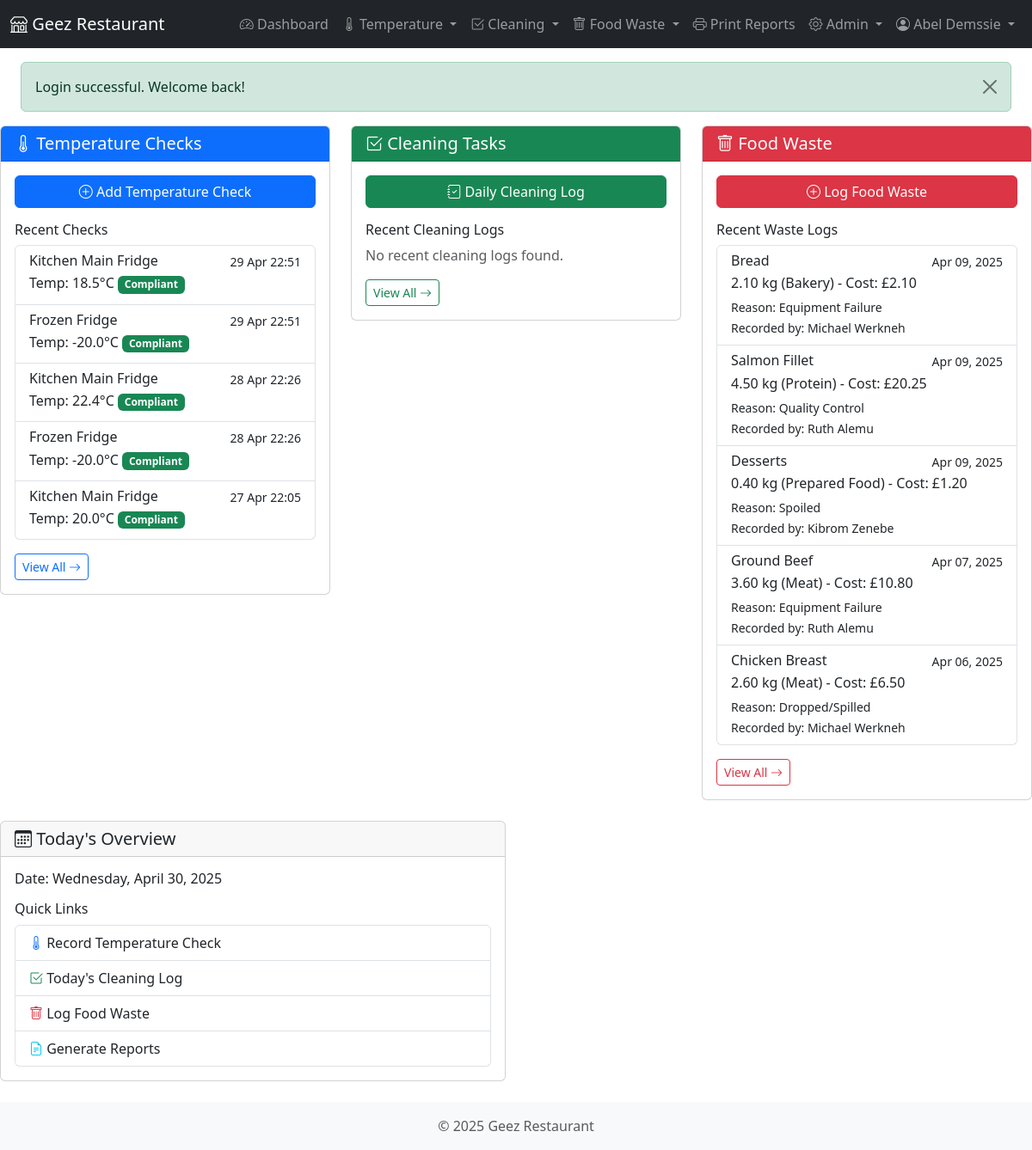
/dashboard.php (signed in), run on the app's committed database.
### tables this page shows
CREATE TABLE `temperature_checks` (
  `check_id` int(11) NOT NULL,
  `equipment_id` int(11) NOT NULL,
  `temperature` decimal(5,1) NOT NULL,
  `is_compliant` tinyint(1) NOT NULL,
  `corrective_action` text DEFAULT NULL,
  `check_date` date NOT NULL,
  `check_time` time NOT NULL,
  `checked_by_user_id` int(11) NOT NULL,
  `created_at` datetime NOT NULL,
  `updated_at` datetime DEFAULT NULL
);

CREATE TABLE `equipment` (
  `equipment_id` int(11) NOT NULL,
  `name` varchar(100) NOT NULL,
  `location` varchar(100) NOT NULL,
  `content` varchar(255) DEFAULT NULL COMMENT 'Typical content stored in the equipment',
  `quantity_in_stock` int(11) DEFAULT NULL COMMENT 'Current quantity of items in stock',
  `min_stock_quantity` int(11) DEFAULT NULL COMMENT 'Minimum desired stock quantity',
  `min_temp` decimal(5,1) NOT NULL,
  `max_temp` decimal(5,1) NOT NULL,
  `check_frequency` varchar(50) NOT NULL,
  `is_active` tinyint(1) NOT NULL DEFAULT 1,
  `created_at` datetime NOT NULL,
  `updated_at` datetime DEFAULT NULL
);

CREATE TABLE `food_waste_log` (
  `waste_id` int(11) NOT NULL,
  `food_item` varchar(100) NOT NULL,
  `waste_type` varchar(50) NOT NULL,
  `reason` varchar(100) NOT NULL,
  `weight_kg` decimal(8,2) NOT NULL,
  `cost` decimal(10,2) NOT NULL,
  `waste_date` date NOT NULL,
  `action_taken` text DEFAULT NULL,
  `notes` text DEFAULT NULL,
  `recorded_by_user_id` int(11) NOT NULL,
  `created_at` datetime NOT NULL,
  `updated_at` datetime DEFAULT NULL
);

CREATE TABLE `users` (
  `user_id` int(11) NOT NULL,
  `username` varchar(50) NOT NULL,
  `password` varchar(255) NOT NULL,
  `full_name` varchar(100) NOT NULL,
  `email` varchar(100) DEFAULT NULL,
  `initials` varchar(10) DEFAULT NULL,
  `role` enum('admin','manager','staff') NOT NULL DEFAULT 'staff',
  `is_active` tinyint(1) NOT NULL DEFAULT 1,
  `last_login` datetime DEFAULT NULL,
  `created_at` datetime NOT NULL,
  `updated_at` datetime DEFAULT NULL
);

### classes/Database.php (called while the page is built, shortened)
<?php
class Database {
    private $host = DB_HOST;
    private $dbname = DB_NAME;
    private $username = DB_USER;
    private $password = DB_PASS;
    private $charset = DB_CHARSET;
    private $options = DB_OPTIONS;
    private $pdo;
    public function __construct() {
        $dsn = "mysql:host={$this->host};dbname={$this->dbname};charset={$this->charset}";
        try {
            $this->pdo = new PDO($dsn, $this->username, $this->password, $this->options);
        } catch (PDOException $e) {
            throw new Exception("Database connection failed: " . $e->getMessage());
        }
    }
    public function query($sql, $params = []) {
        try {
            $stmt = $this->pdo->prepare($sql);
            $stmt->execute($params);
            return $stmt;
        } catch (PDOException $e) {
            throw new Exception("Query failed: " . $e->getMessage());
        }
    }
    public function fetchAll($sql, $params = []) {
        $stmt = $this->query($sql, $params);
        return $stmt->fetchAll();
    }
}

### includes/functions.php (called while the page is built, shortened)
<?php
function formatDate($date, $format = 'Y-m-d') {
    $datetime = new DateTime($date);
    return $datetime->format($format);
}
function formatDateTime($datetime, $format = 'Y-m-d H:i:s') {
    $dt = new DateTime($datetime);
    return $dt->format($format);
}
function getCurrentDate() {
    return date('Y-m-d');
}
function hasRole($roles) {
    return in_array($_SESSION['role'], $roles);
}
function formatCurrency($amount, $symbol = '£') {
    return $symbol . number_format((float)$amount, 2);
}

### dashboard.php (the view, shortened to what this page needs)
<?php
require_once dirname(__FILE__) . '/config/database.php';
require_once INCLUDE_PATH . '/functions.php';
require_once CLASS_PATH . '/Database.php';
$db = new Database();
$current_date = getCurrentDate();
$recent_temp_checks = $db->fetchAll(
    "SELECT tc.check_id, tc.temperature, tc.is_compliant, tc.check_date, tc.check_time,
    CONCAT(tc.check_date, ' ', tc.check_time) as check_timestamp,
    e.equipment_id, e.name as equipment_name
    FROM temperature_checks tc
    JOIN equipment e ON tc.equipment_id = e.equipment_id
    ORDER BY tc.check_date DESC, tc.check_time DESC
    LIMIT 5"
);
$recent_cleaning = $db->fetchAll(
    "SELECT cl.*, ct.description as task_description, cloc.name as location_name
     FROM cleaning_log cl
     JOIN cleaning_task ct ON cl.task_id = ct.task_id
     JOIN cleaning_locations cloc ON cl.location_id = cloc.location_id
     ORDER BY cl.completed_date DESC, cl.completed_time DESC LIMIT 5"
);
$recent_waste = $db->fetchAll(
    "SELECT fw.*, u.full_name as recorded_by
     FROM food_waste_log fw
     JOIN users u ON fw.recorded_by_user_id = u.user_id
     ORDER BY fw.waste_date DESC LIMIT 5"
);
require_once INCLUDE_PATH . '/header.php';
?>
<div class="row">
    <div class="col-md-4">
        <div class="card mb-4">
            <div class="card-header bg-primary text-white">
                <h5 class="card-title mb-0"><i class="bi bi-thermometer-half"></i> Temperature Checks</h5>
            </div>
            <div class="card-body">
                <div class="d-grid gap-2 mb-3">
                    <a href="<?php echo BASE_URL; ?>/modules/temperature/add.php" class="btn btn-primary">
                        <i class="bi bi-plus-circle"></i> Add Temperature Check
                    </a>
                </div>
                <h6>Recent Checks</h6>
                <?php if (empty($recent_temp_checks)): ?>
                <p class="text-muted">No recent temperature checks found.</p>
                <?php else: ?>
                <div class="list-group">
                    <?php foreach ($recent_temp_checks as $check): ?>
                    <a href="<?php echo BASE_URL; ?>/modules/temperature/view.php?id=<?php echo $check['check_id']; ?>" class="list-group-item list-group-item-action">
                        <div class="d-flex w-100 justify-content-between">
                            <h6 class="mb-1"><?php echo htmlspecialchars($check['equipment_name']); ?></h6>
                            <small><?php echo formatDateTime($check['check_timestamp'], 'd M H:i'); ?></small>
                        </div>
                        <p class="mb-1">
                            Temp: <?php echo htmlspecialchars($check['temperature']); ?>°C
                            <span class="badge bg-<?php echo isset($check['is_compliant']) && $check['is_compliant'] ? 'success' : 'danger'; ?>">
                                <?php echo isset($check['is_compliant']) && $check['is_compliant'] ? 'Compliant' : 'Non-Compliant'; ?>
                            </span>
                        </p>
                    </a>
                    <?php endforeach; ?>
                </div>
                <?php endif; ?>
                <div class="mt-3">
                    <a href="<?php echo BASE_URL; ?>/modules/temperature/view.php" class="btn btn-sm btn-outline-primary">
                        View All <i class="bi bi-arrow-right"></i>
                    </a>
                </div>
            </div>
        </div>
    </div>
    <div class="col-md-4">
        <div class="card mb-4">
            <div class="card-header bg-success text-white">
                <h5 class="card-title mb-0"><i class="bi bi-check2-square"></i> Cleaning Tasks</h5>
            </div>
            <div class="card-body">
                <div class="d-grid gap-2 mb-3">
                    <a href="<?php echo BASE_URL; ?>/modules/cleaning/log.php" class="btn btn-success">
                        <i class="bi bi-journal-check"></i> Daily Cleaning Log
                    </a>
                </div>
                <h6>Recent Cleaning Logs</h6>
                <?php if (empty($recent_cleaning)): ?>
                <p class="text-muted">No recent cleaning logs found.</p>
                <?php endif; ?>
                <div class="mt-3">
                    <a href="<?php echo BASE_URL; ?>/modules/cleaning/report.php" class="btn btn-sm btn-outline-success">
                        View All <i class="bi bi-arrow-right"></i>
                    </a>
                </div>
            </div>
        </div>
    </div>
    <div class="col-md-4">
        <div class="card mb-4">
            <div class="card-header bg-danger text-white">
                <h5 class="card-title mb-0"><i class="bi bi-trash"></i> Food Waste</h5>
            </div>
            <div class="card-body">
                <div class="d-grid gap-2 mb-3">
                    <a href="<?php echo BASE_URL; ?>/modules/waste/add.php" class="btn btn-danger">
                        <i class="bi bi-plus-circle"></i> Log Food Waste
                    </a>
                </div>
                <h6>Recent Waste Logs</h6>
                <?php if (empty($recent_waste)): ?>
                <p class="text-muted">No recent food waste logs found.</p>
                <?php else: ?>
                <div class="list-group">
                    <?php foreach ($recent_waste as $waste): ?>
                    <a href="<?php echo BASE_URL; ?>/modules/waste/view.php?id=<?php echo $waste['waste_id']; ?>" class="list-group-item list-group-item-action">
                        <div class="d-flex w-100 justify-content-between">
                            <h6 class="mb-1"><?php echo htmlspecialchars($waste['food_item']); ?></h6>
                            <small><?php echo formatDate($waste['waste_date'] ?? '', 'M d, Y'); ?></small>
                        </div>
                        <p class="mb-1">
                            <?php echo htmlspecialchars($waste['weight_kg']); ?> kg
                            (<?php echo htmlspecialchars($waste['waste_type']); ?>) -
                            Cost: <?php echo formatCurrency($waste['cost']); ?>
                        </p>
                        <small>
                            <?php if (!empty($waste['reason'])): ?>
                                Reason: <?php echo htmlspecialchars($waste['reason']); ?><br>
                            <?php endif; ?>
                            Recorded by: <?php echo htmlspecialchars($waste['recorded_by']); ?>
                        </small>
                    </a>
                    <?php endforeach; ?>
                </div>
                <?php endif; ?>
                <div class="mt-3">
                    <a href="<?php echo BASE_URL; ?>/modules/waste/view.php" class="btn btn-sm btn-outline-danger">
                        View All <i class="bi bi-arrow-right"></i>
                    </a>
                </div>
            </div>
        </div>
    </div>
</div>
<div class="row">
    <div class="col-md-6">
        <div class="card mb-4">
            <div class="card-header">
                <h5 class="card-title mb-0"><i class="bi bi-calendar3"></i> Today's Overview</h5>
            </div>
            <div class="card-body">
                <h6>Date: <?php echo formatDate($current_date ?? '', 'l, F j, Y'); ?></h6>
                <div class="mt-3">
                    <h6>Quick Links</h6>
                    <div class="list-group">
                        <a href="<?php echo BASE_URL; ?>/modules/temperature/add.php" class="list-group-item list-group-item-action">
                            <i class="bi bi-thermometer-half text-primary"></i> Record Temperature Check
                        </a>
                        <a href="<?php echo BASE_URL; ?>/modules/cleaning/log.php?date=<?php echo $current_date; ?>" class="list-group-item list-group-item-action">
                            <i class="bi bi-check2-square text-success"></i> Today's Cleaning Log
                        </a>
                        <a href="<?php echo BASE_URL; ?>/modules/waste/add.php" class="list-group-item list-group-item-action">
                            <i class="bi bi-trash text-danger"></i> Log Food Waste
                        </a>
                        <?php if (hasRole(['manager', 'admin'])): ?>
                        <a href="<?php echo BASE_URL; ?>/modules/temperature/report.php" class="list-group-item list-group-item-action">
                            <i class="bi bi-file-earmark-text text-info"></i> Generate Reports
                        </a>
                        <?php endif; ?>
                    </div>
                </div>
            </div>
        </div>
    </div>
</div>
<?php
require_once INCLUDE_PATH . '/footer.php';
?>

### data on the page
temperature_checks: equipment.name "Kitchen Main Fridge", check_timestamp "29 Apr 22:51", temperature "18.5", is_compliant "Compliant"
temperature_checks: equipment.name "Frozen Fridge", check_timestamp "29 Apr 22:51", temperature "-20.0", is_compliant "Compliant"
temperature_checks: equipment.name "Kitchen Main Fridge", check_timestamp "28 Apr 22:26", temperature "22.4", is_compliant "Compliant"
temperature_checks: equipment.name "Frozen Fridge", check_timestamp "28 Apr 22:26", temperature "-20.0", is_compliant "Compliant"
temperature_checks: equipment.name "Kitchen Main Fridge", check_timestamp "27 Apr 22:05", temperature "20.0", is_compliant "Compliant"
food_waste_log: food_item "Bread", waste_date "Apr 09, 2025", weight_kg "2.10", waste_type "Bakery", cost "£2.10", reason "Equipment Failure", recorded_by_user.full_name "Michael Werkneh"
food_waste_log: food_item "Salmon Fillet", waste_date "Apr 09, 2025", weight_kg "4.50", waste_type "Protein", cost "£20.25", reason "Quality Control", recorded_by_user.full_name "Ruth Alemu"
food_waste_log: food_item "Desserts", waste_date "Apr 09, 2025", weight_kg "0.40", waste_type "Prepared Food", cost "£1.20", reason "Spoiled", recorded_by_user.full_name "Kibrom Zenebe"
food_waste_log: food_item "Ground Beef", waste_date "Apr 07, 2025", weight_kg "3.60", waste_type "Meat", cost "£10.80", reason "Equipment Failure", recorded_by_user.full_name "Ruth Alemu"
food_waste_log: food_item "Chicken Breast", waste_date "Apr 06, 2025", weight_kg "2.60", waste_type "Meat", cost "£6.50", reason "Dropped/Spilled", recorded_by_user.full_name "Michael Werkneh"

### other printed values
$_SESSION['full_name'] "Abel Demssie"
$flash_message['message'] "Login successful. Welcome back!"
formatDate($current_date ?? '', 'l, F j, Y') "Wednesday, April 30, 2025"
